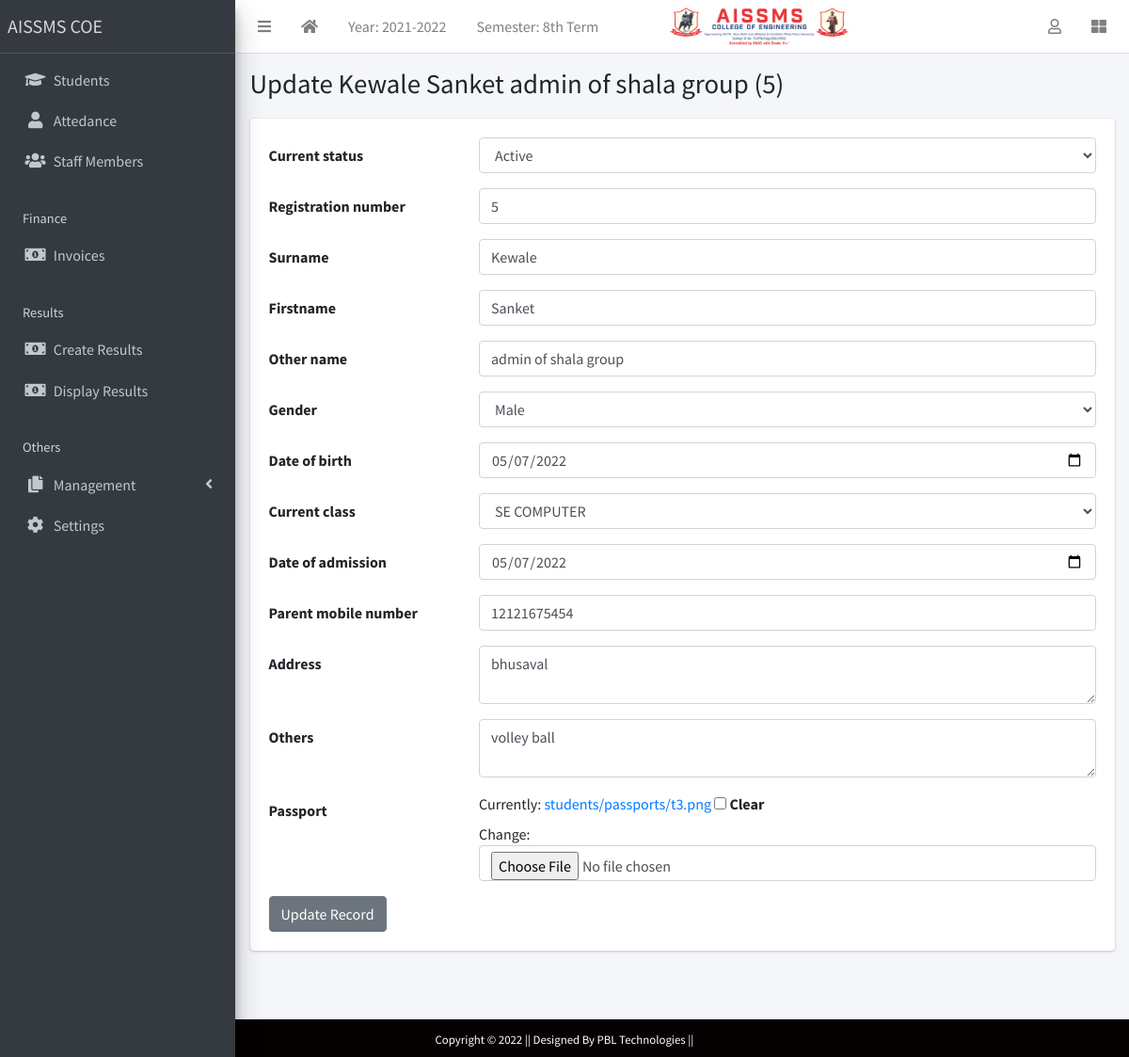
The app's page /student/6/update/ (signed in) with its own data.
### apps/corecode/models.py (models this page shows, shortened)
class AcademicSession(models.Model):
    name = models.CharField(max_length=200, unique=True)
    current = models.BooleanField(default=True)
    class Meta:
        ordering = ["-name"]

class AcademicTerm(models.Model):
    name = models.CharField(max_length=20, unique=True)
    current = models.BooleanField(default=True)
    class Meta:
        ordering = ["name"]

### apps/students/models.py (models this page shows, shortened)
class Student(models.Model):
    STATUS_CHOICES = [("active", "Active"), ("inactive", "Inactive")]
    GENDER_CHOICES = [("male", "Male"), ("female", "Female")]
    current_status = models.CharField(
        max_length=10, choices=STATUS_CHOICES, default="active"
    )
    registration_number = models.CharField(max_length=200, unique=True)
    surname = models.CharField(max_length=200)
    firstname = models.CharField(max_length=200)
    other_name = models.CharField(max_length=200, blank=True)
    gender = models.CharField(max_length=10, choices=GENDER_CHOICES, default="male")
    date_of_birth = models.DateField(default=timezone.now)
    current_class = models.ForeignKey(
        StudentClass, on_delete=models.SET_NULL, blank=True, null=True
    )
    date_of_admission = models.DateField(default=timezone.now)
    mobile_num_regex = RegexValidator(
        regex="^[0-9]{10,15}$", message="Entered mobile number isn't in a right format!"
    )
    parent_mobile_number = models.CharField(
        validators=[mobile_num_regex], max_length=13, blank=True
    )
    address = models.TextField(blank=True)
    others = models.TextField(blank=True)
    passport = models.ImageField(blank=True, upload_to="students/passports/")
    class Meta:
        ordering = ["surname", "firstname", "other_name"]
    def __str__(self):
        return f"{self.surname} {self.firstname} {self.other_name} ({self.registration_number})"

### apps/students/views.py (the view)
# urls.py: path("<int:pk>/update/", StudentUpdateView.as_view(), name="student-update"),
class StudentUpdateView(LoginRequiredMixin, SuccessMessageMixin, UpdateView):
    model = Student
    fields = "__all__"
    success_message = "Record successfully updated."
    def get_form(self):
        form = super(StudentUpdateView, self).get_form()
        form.fields["date_of_birth"].widget = widgets.DateInput(attrs={"type": "date"})
        form.fields["date_of_admission"].widget = widgets.DateInput(
            attrs={"type": "date"}
        )
        form.fields["address"].widget = widgets.Textarea(attrs={"rows": 2})
        form.fields["others"].widget = widgets.Textarea(attrs={"rows": 2})
        return form

### apps/corecode/context_processors.py (called while the page is built)
def site_defaults(request):
    current_session = AcademicSession.objects.get(current=True)
    current_term = AcademicTerm.objects.get(current=True)
    vals = SiteConfig.objects.all()
    contexts = {
        "current_session": current_session.name,
        "current_term": current_term.name,
    }
    for val in vals:
        contexts[val.key] = val.value
    return contexts

### apps/corecode/models.py (called while the page is built)
    def __str__(self):
        return self.name

### apps/students/templates/students/student_form.html (shortened to what this page needs)
{% extends 'base.html' %}
{% block title %}
  {% if object %}
    Update {{ object }}
  {% else %}
    Add new student
  {% endif %}
{% endblock title %}
{% block content %}
<form action="" method="POST" enctype="multipart/form-data">
  {% include 'corecode/form_snippet.html' %}
  {% if object %}
    <input type="submit" class="btn btn-secondary" value="Update Record">
  {% else %}
    <input type="submit" class="btn btn-secondary" value="Add new student">
  {% endif %}
</form>
{% endblock content %}

### templates/base.html (shortened to what this page needs)
{% load static %}
<!DOCTYPE html>
<html lang="en">
<head>
  <link rel="stylesheet" href="{% static 'plugins/fontawesome-free/css/all.min.css' %}">
  <link rel="stylesheet" href="{% static 'plugins/toastr/toastr.min.css' %}">
  <link rel="stylesheet" href="{% static 'plugins/overlayScrollbars/css/OverlayScrollbars.min.css' %}">
  <link rel="stylesheet" href="{% static 'plugins/Datatables/datatables.min.css' %}" />
  <link rel="stylesheet" href="{% static 'dist/css/adminlte.min.css' %}">
</head>
<body class="hold-transition sidebar-mini layout-fixed layout-navbar-fixed layout-footer-fixed">
  <div class="wrapper">
    <nav class="main-header navbar navbar-expand navbar-white navbar-light">
      <ul class="navbar-nav">
        <li class="nav-item">
          <a class="nav-link" data-widget="pushmenu" href="#" role="button"><i class="fas fa-bars"></i></a>
        </li>
        <li class="nav-item d-none d-sm-inline-block">
          <a href="{% url 'home' %} " class="nav-link"><i class="fa fa-home"></i></a>
        </li>
        <li class="nav-item d-none d-sm-inline-block">
          <a href="{% url 'current-session' %}" class="nav-link">Year: {{ current_session }}</a>
        </li>
        <li class="nav-item d-none d-sm-inline-block">
          <a href="{% url 'current-session' %}" class="nav-link">Semester: {{ current_term }}</a>
        </li>
        <li class="nav-item d-none d-sm-inline-block">
          <img style="height: 40px; width: 250px; padding-left: 60px;" src="{% static 'dist/img/logo-COE.png' %}"
            alt="">
        </li>
      </ul>
      <ul class="navbar-nav ml-auto">
        <li class="nav-item dropdown">
          <a class="nav-link" data-toggle="dropdown" href="#">
            <i class="far fa-user"></i>
          </a>
        </li>
        <li class="nav-item">
          <a class="nav-link" data-widget="control-sidebar" data-slide="true" href="#" role="button"><i
              class="fas fa-th-large"></i></a>
        </li>
      </ul>
    </nav>
    <aside class="main-sidebar sidebar-dark-primary elevation-4">
      <a href="{% url 'home' %}" class="brand-link">AISSMS COE</a>
      <div class="sidebar">
        <nav class="mt-2">
          <ul class="nav nav-pills nav-sidebar flex-column" data-widget="treeview" role="menu" data-accordion="false">
            <li class="nav-item">
              <a href="{% url 'student-list' %}" class="nav-link">
                <i class="nav-icon fas fa-graduation-cap"></i>
                <p>
                  Students
                </p>
              </a>
            </li>
            <li class="nav-item">
              <a href="#" class="nav-link">
                <i class="nav-icon fas fa-user"></i>
                <p href="#">
                  Attedance
                </p>
              </a>
            </li>
            <li class="nav-item">
              <a href="{% url 'staff-list' %}" class="nav-link">
                <i class="nav-icon fas fa-users"></i>
                <p>
                  Staff Members
                </p>
              </a>
            </li>
            <li class="nav-header">Finance</li>
            <li class="nav-item">
              <a href="{% url 'invoice-list' %}" class="nav-link">
                <i class="nav-icon fas fa-money-bill-alt"></i>
                <p>
                  Invoices
                </p>
              </a>
            </li>
            <li class="nav-header">Results</li>
            <li class="nav-item">
              <a href="{% url 'create-result' %}" class="nav-link">
                <i class="nav-icon fas fa-money-bill-alt"></i>
                <p>
                  Create Results
                </p>
              </a>
            </li>
            <li class="nav-item">
              <a href="{% url 'view-results' %}" class="nav-link">
                <i class="nav-icon fas fa-money-bill-alt"></i>
                <p>
                  Display Results
                </p>
              </a>
            </li>
            <li class="nav-header">Others</li>
            <li class="nav-item has-treeview">
              <a href="#" class="nav-link">
                <i class="nav-icon fas fa-copy"></i>
                <p>
                  Management
                  <i class="fas fa-angle-left right"></i>
                </p>
              </a>
            </li>
            <li class="nav-item">
              <a href="{% url 'configs' %}" class="nav-link">
                <i class="nav-icon fas fa-cog"></i>
                <p>
                  Settings
                </p>
              </a>
            </li>
          </ul>
        </nav>
      </div>
    </aside>
    <div class="content-wrapper">
      <section class="content-header">
        <div class="container-fluid">
          <div class="row mb-1">
            <div class="col-sm-8">
              <h1>{% block title %}{% endblock title %}</h1>
            </div>
            <div class="col-sm-4">
            </div>
          </div>
        </div>
      </section>
      <section class="content">
        <div class="container-fluid">
          <div class="row">
            <div class="col-md-12">
              {% block fullcard %}
              <div class="card">
                <div class="card-body">
                  <div class="row">
                    <div class="col">
                      {% block content %}
                      {% endblock content %}
                    </div>
                  </div>
                </div>
              </div>
              {% endblock fullcard %}
            </div>
          </div>
        </div>
      </section>
    </div>
  </div>
  <footer class="container-fluid  text-center p-2 " style="background-color: rgb(6, 1, 1);">
    <small class="text-white" style="background-color: rgb(6, 1, 1);">Copyright &copy; 2022 || Designed By PBL
      Technologies || </small>
  </footer>
</body>
</html>

### apps/corecode/templates/corecode/form_snippet.html (shortened to what this page needs)
{% load widget_tweaks %}
{% for field in form %}
<div class="form-group row">
  <label class="col-sm-3 col-form-label" for="{{ field.auto_id }}">
    {{ field.label }}
  </label>
  <div class="col-sm-9">
    {{ field | add_class:"form-control"}}
  </div>
</div>
{% endfor %}

### records on screen
AcademicSession: name "2021-2022"
AcademicTerm: name "8th Term"
Student: surname+firstname+other_name "Kewale Sanket admin of shala group (5)", current_status "Active" "5" "Kewale" "Sanket" "admin of shala group" "Male" "05/07/2022" "SE COMPUTER" "05/07/2022" "12121675454" "bhusaval" "volley ball"

### other values on screen
{{ field.label }} "Current status" "Registration number" "Surname" "Firstname" "Other name" "Gender" "Date of birth" "Current class" "Date of admission" "Parent mobile number" "Address" "Others" "Passport"
